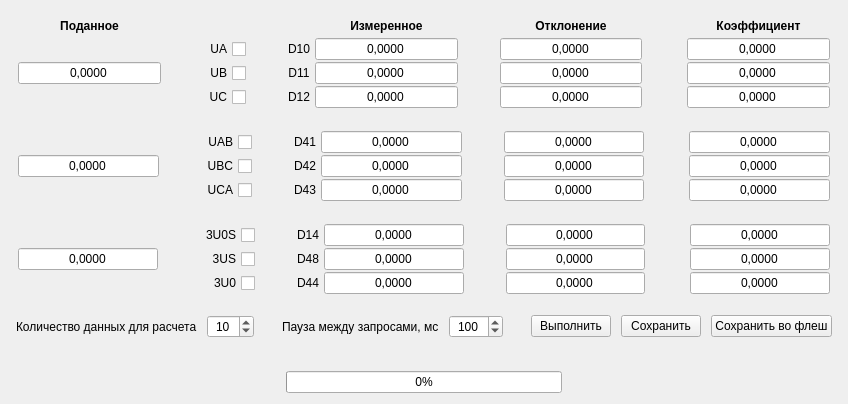
<?xml version="1.0" encoding="UTF-8"?>
<ui version="4.0">
 <class>CCalibrationWidgetPower</class>
 <widget class="QWidget" name="CCalibrationWidgetPower">
  <property name="geometry">
   <rect>
    <x>0</x>
    <y>0</y>
    <width>848</width>
    <height>404</height>
   </rect>
  </property>
  <property name="sizePolicy">
   <sizepolicy hsizetype="Fixed" vsizetype="Fixed">
    <horstretch>0</horstretch>
    <verstretch>0</verstretch>
   </sizepolicy>
  </property>
  <property name="windowTitle">
   <string>Form</string>
  </property>
  <layout class="QVBoxLayout" name="verticalLayoutMain">
   <item>
    <layout class="QVBoxLayout" name="verticalLayoutCentral">
     <property name="leftMargin">
      <number>5</number>
     </property>
     <property name="topMargin">
      <number>2</number>
     </property>
     <property name="rightMargin">
      <number>5</number>
     </property>
     <property name="bottomMargin">
      <number>2</number>
     </property>
     <item>
      <layout class="QGridLayout" name="gridLayout_1" rowstretch="0,0,0,0">
       <property name="leftMargin">
        <number>2</number>
       </property>
       <property name="topMargin">
        <number>2</number>
       </property>
       <property name="rightMargin">
        <number>2</number>
       </property>
       <property name="bottomMargin">
        <number>2</number>
       </property>
       <property name="horizontalSpacing">
        <number>5</number>
       </property>
       <property name="verticalSpacing">
        <number>2</number>
       </property>
       <item row="2" column="2">
        <widget class="QCheckBox" name="checkBoxUB">
         <property name="sizePolicy">
          <sizepolicy hsizetype="Fixed" vsizetype="Fixed">
           <horstretch>0</horstretch>
           <verstretch>0</verstretch>
          </sizepolicy>
         </property>
         <property name="toolTip">
          <string>Состояние фазы В</string>
         </property>
         <property name="layoutDirection">
          <enum>Qt::RightToLeft</enum>
         </property>
         <property name="text">
          <string>UB</string>
         </property>
        </widget>
       </item>
       <item row="2" column="0">
        <widget class="CLineEdit" name="lineEditPowerStandardPhase">
         <property name="sizePolicy">
          <sizepolicy hsizetype="Expanding" vsizetype="Fixed">
           <horstretch>0</horstretch>
           <verstretch>0</verstretch>
          </sizepolicy>
         </property>
         <property name="toolTip">
          <string>Эталонное значение</string>
         </property>
         <property name="text">
          <string>0,0000</string>
         </property>
         <property name="alignment">
          <set>Qt::AlignCenter</set>
         </property>
        </widget>
       </item>
       <item row="2" column="8">
        <spacer name="horizontalSpacer_62">
         <property name="orientation">
          <enum>Qt::Horizontal</enum>
         </property>
         <property name="sizeType">
          <enum>QSizePolicy::Fixed</enum>
         </property>
         <property name="sizeHint" stdset="0">
          <size>
           <width>40</width>
           <height>20</height>
          </size>
         </property>
        </spacer>
       </item>
       <item row="0" column="9">
        <widget class="QLabel" name="label_9">
         <property name="font">
          <font>
           <weight>75</weight>
           <bold>true</bold>
          </font>
         </property>
         <property name="text">
          <string>Коэффициент</string>
         </property>
         <property name="scaledContents">
          <bool>true</bool>
         </property>
         <property name="alignment">
          <set>Qt::AlignCenter</set>
         </property>
        </widget>
       </item>
       <item row="3" column="4">
        <widget class="QLabel" name="label_6">
         <property name="sizePolicy">
          <sizepolicy hsizetype="Fixed" vsizetype="Fixed">
           <horstretch>0</horstretch>
           <verstretch>0</verstretch>
          </sizepolicy>
         </property>
         <property name="text">
          <string>D12</string>
         </property>
         <property name="scaledContents">
          <bool>true</bool>
         </property>
         <property name="alignment">
          <set>Qt::AlignCenter</set>
         </property>
        </widget>
       </item>
       <item row="3" column="2">
        <widget class="QCheckBox" name="checkBoxUC">
         <property name="sizePolicy">
          <sizepolicy hsizetype="Fixed" vsizetype="Fixed">
           <horstretch>0</horstretch>
           <verstretch>0</verstretch>
          </sizepolicy>
         </property>
         <property name="toolTip">
          <string>Состояние фазы С</string>
         </property>
         <property name="layoutDirection">
          <enum>Qt::RightToLeft</enum>
         </property>
         <property name="text">
          <string>UC</string>
         </property>
        </widget>
       </item>
       <item row="0" column="0">
        <widget class="QLabel" name="label_7">
         <property name="font">
          <font>
           <weight>75</weight>
           <bold>true</bold>
          </font>
         </property>
         <property name="text">
          <string>Поданное</string>
         </property>
         <property name="scaledContents">
          <bool>true</bool>
         </property>
         <property name="alignment">
          <set>Qt::AlignCenter</set>
         </property>
        </widget>
       </item>
       <item row="2" column="9">
        <widget class="CLineEdit" name="lineEditFactorUB">
         <property name="sizePolicy">
          <sizepolicy hsizetype="Expanding" vsizetype="Fixed">
           <horstretch>0</horstretch>
           <verstretch>0</verstretch>
          </sizepolicy>
         </property>
         <property name="toolTip">
          <string>Расчитанный коэффициент для фазы В</string>
         </property>
         <property name="text">
          <string>0,0000</string>
         </property>
         <property name="alignment">
          <set>Qt::AlignCenter</set>
         </property>
        </widget>
       </item>
       <item row="0" column="7">
        <widget class="QLabel" name="label_10">
         <property name="font">
          <font>
           <weight>75</weight>
           <bold>true</bold>
          </font>
         </property>
         <property name="text">
          <string>Отклонение</string>
         </property>
         <property name="scaledContents">
          <bool>true</bool>
         </property>
         <property name="alignment">
          <set>Qt::AlignCenter</set>
         </property>
        </widget>
       </item>
       <item row="3" column="9">
        <widget class="CLineEdit" name="lineEditFactorUC">
         <property name="sizePolicy">
          <sizepolicy hsizetype="Expanding" vsizetype="Fixed">
           <horstretch>0</horstretch>
           <verstretch>0</verstretch>
          </sizepolicy>
         </property>
         <property name="toolTip">
          <string>Расчитанный коэффициент для фазы С</string>
         </property>
         <property name="text">
          <string>0,0000</string>
         </property>
         <property name="alignment">
          <set>Qt::AlignCenter</set>
         </property>
        </widget>
       </item>
       <item row="0" column="5">
        <widget class="QLabel" name="label_8">
         <property name="font">
          <font>
           <weight>75</weight>
           <bold>true</bold>
          </font>
         </property>
         <property name="text">
          <string>Измеренное</string>
         </property>
         <property name="scaledContents">
          <bool>true</bool>
         </property>
         <property name="alignment">
          <set>Qt::AlignCenter</set>
         </property>
        </widget>
       </item>
       <item row="2" column="4">
        <widget class="QLabel" name="label_4">
         <property name="sizePolicy">
          <sizepolicy hsizetype="Fixed" vsizetype="Fixed">
           <horstretch>0</horstretch>
           <verstretch>0</verstretch>
          </sizepolicy>
         </property>
         <property name="text">
          <string>D11</string>
         </property>
         <property name="scaledContents">
          <bool>true</bool>
         </property>
         <property name="alignment">
          <set>Qt::AlignCenter</set>
         </property>
        </widget>
       </item>
       <item row="3" column="7">
        <widget class="CLineEdit" name="lineEditDeviationUC">
         <property name="sizePolicy">
          <sizepolicy hsizetype="Expanding" vsizetype="Fixed">
           <horstretch>0</horstretch>
           <verstretch>0</verstretch>
          </sizepolicy>
         </property>
         <property name="toolTip">
          <string>Среднеквадратическое значение фазы С</string>
         </property>
         <property name="text">
          <string>0,0000</string>
         </property>
         <property name="alignment">
          <set>Qt::AlignCenter</set>
         </property>
         <property name="readOnly">
          <bool>true</bool>
         </property>
        </widget>
       </item>
       <item row="1" column="9">
        <widget class="CLineEdit" name="lineEditFactorUA">
         <property name="sizePolicy">
          <sizepolicy hsizetype="Expanding" vsizetype="Fixed">
           <horstretch>0</horstretch>
           <verstretch>0</verstretch>
          </sizepolicy>
         </property>
         <property name="toolTip">
          <string>Расчитанный коэффициент для фазы А</string>
         </property>
         <property name="text">
          <string>0,0000</string>
         </property>
         <property name="alignment">
          <set>Qt::AlignCenter</set>
         </property>
        </widget>
       </item>
       <item row="2" column="1">
        <spacer name="horizontalSpacer_63">
         <property name="orientation">
          <enum>Qt::Horizontal</enum>
         </property>
         <property name="sizeType">
          <enum>QSizePolicy::Fixed</enum>
         </property>
         <property name="sizeHint" stdset="0">
          <size>
           <width>37</width>
           <height>17</height>
          </size>
         </property>
        </spacer>
       </item>
       <item row="2" column="6">
        <spacer name="horizontalSpacer_60">
         <property name="orientation">
          <enum>Qt::Horizontal</enum>
         </property>
         <property name="sizeType">
          <enum>QSizePolicy::Fixed</enum>
         </property>
         <property name="sizeHint" stdset="0">
          <size>
           <width>37</width>
           <height>17</height>
          </size>
         </property>
        </spacer>
       </item>
       <item row="3" column="5">
        <widget class="CLineEdit" name="lineEditMeasuredD12">
         <property name="sizePolicy">
          <sizepolicy hsizetype="Expanding" vsizetype="Fixed">
           <horstretch>0</horstretch>
           <verstretch>0</verstretch>
          </sizepolicy>
         </property>
         <property name="toolTip">
          <string>&lt;html&gt;&lt;head/&gt;&lt;body&gt;&lt;p&gt;Среднее арифметическое значение фазы С&lt;/p&gt;&lt;/body&gt;&lt;/html&gt;</string>
         </property>
         <property name="text">
          <string>0,0000</string>
         </property>
         <property name="alignment">
          <set>Qt::AlignCenter</set>
         </property>
         <property name="readOnly">
          <bool>true</bool>
         </property>
        </widget>
       </item>
       <item row="2" column="5">
        <widget class="CLineEdit" name="lineEditMeasuredD11">
         <property name="sizePolicy">
          <sizepolicy hsizetype="Expanding" vsizetype="Fixed">
           <horstretch>0</horstretch>
           <verstretch>0</verstretch>
          </sizepolicy>
         </property>
         <property name="toolTip">
          <string>&lt;html&gt;&lt;head/&gt;&lt;body&gt;&lt;p&gt;Среднее арифметическое значение фазы В&lt;/p&gt;&lt;/body&gt;&lt;/html&gt;</string>
         </property>
         <property name="text">
          <string>0,0000</string>
         </property>
         <property name="alignment">
          <set>Qt::AlignCenter</set>
         </property>
         <property name="readOnly">
          <bool>true</bool>
         </property>
        </widget>
       </item>
       <item row="2" column="3">
        <spacer name="horizontalSpacer_69">
         <property name="orientation">
          <enum>Qt::Horizontal</enum>
         </property>
         <property name="sizeType">
          <enum>QSizePolicy::Fixed</enum>
         </property>
         <property name="sizeHint" stdset="0">
          <size>
           <width>37</width>
           <height>17</height>
          </size>
         </property>
        </spacer>
       </item>
       <item row="1" column="2">
        <widget class="QCheckBox" name="checkBoxUA">
         <property name="sizePolicy">
          <sizepolicy hsizetype="Fixed" vsizetype="Fixed">
           <horstretch>0</horstretch>
           <verstretch>0</verstretch>
          </sizepolicy>
         </property>
         <property name="toolTip">
          <string>Состояние фазы А</string>
         </property>
         <property name="layoutDirection">
          <enum>Qt::RightToLeft</enum>
         </property>
         <property name="text">
          <string>UA</string>
         </property>
         <property name="checked">
          <bool>false</bool>
         </property>
        </widget>
       </item>
       <item row="1" column="4">
        <widget class="QLabel" name="label_5">
         <property name="sizePolicy">
          <sizepolicy hsizetype="Fixed" vsizetype="Fixed">
           <horstretch>0</horstretch>
           <verstretch>0</verstretch>
          </sizepolicy>
         </property>
         <property name="text">
          <string>D10</string>
         </property>
         <property name="scaledContents">
          <bool>true</bool>
         </property>
         <property name="alignment">
          <set>Qt::AlignCenter</set>
         </property>
        </widget>
       </item>
       <item row="1" column="7">
        <widget class="CLineEdit" name="lineEditDeviationUA">
         <property name="sizePolicy">
          <sizepolicy hsizetype="Expanding" vsizetype="Fixed">
           <horstretch>0</horstretch>
           <verstretch>0</verstretch>
          </sizepolicy>
         </property>
         <property name="toolTip">
          <string>Среднеквадратическое значение фазы А</string>
         </property>
         <property name="text">
          <string>0,0000</string>
         </property>
         <property name="alignment">
          <set>Qt::AlignCenter</set>
         </property>
         <property name="readOnly">
          <bool>true</bool>
         </property>
        </widget>
       </item>
       <item row="1" column="5">
        <widget class="CLineEdit" name="lineEditMeasuredD10">
         <property name="sizePolicy">
          <sizepolicy hsizetype="Expanding" vsizetype="Fixed">
           <horstretch>0</horstretch>
           <verstretch>0</verstretch>
          </sizepolicy>
         </property>
         <property name="toolTip">
          <string>&lt;html&gt;&lt;head/&gt;&lt;body&gt;&lt;p&gt;Среднее арифметическое значение фазы А&lt;/p&gt;&lt;/body&gt;&lt;/html&gt;</string>
         </property>
         <property name="text">
          <string>0,0000</string>
         </property>
         <property name="alignment">
          <set>Qt::AlignCenter</set>
         </property>
         <property name="readOnly">
          <bool>true</bool>
         </property>
        </widget>
       </item>
       <item row="2" column="7">
        <widget class="CLineEdit" name="lineEditDeviationUB">
         <property name="sizePolicy">
          <sizepolicy hsizetype="Expanding" vsizetype="Fixed">
           <horstretch>0</horstretch>
           <verstretch>0</verstretch>
          </sizepolicy>
         </property>
         <property name="toolTip">
          <string>Среднеквадратическое значение фазы В</string>
         </property>
         <property name="text">
          <string>0,0000</string>
         </property>
         <property name="alignment">
          <set>Qt::AlignCenter</set>
         </property>
         <property name="readOnly">
          <bool>true</bool>
         </property>
        </widget>
       </item>
      </layout>
     </item>
     <item>
      <spacer name="verticalSpacer_9">
       <property name="orientation">
        <enum>Qt::Vertical</enum>
       </property>
       <property name="sizeType">
        <enum>QSizePolicy::Fixed</enum>
       </property>
       <property name="sizeHint" stdset="0">
        <size>
         <width>20</width>
         <height>13</height>
        </size>
       </property>
      </spacer>
     </item>
     <item>
      <layout class="QGridLayout" name="gridLayout_2" rowstretch="0,0,0">
       <property name="leftMargin">
        <number>2</number>
       </property>
       <property name="topMargin">
        <number>2</number>
       </property>
       <property name="rightMargin">
        <number>2</number>
       </property>
       <property name="bottomMargin">
        <number>2</number>
       </property>
       <property name="horizontalSpacing">
        <number>5</number>
       </property>
       <property name="verticalSpacing">
        <number>2</number>
       </property>
       <item row="2" column="4">
        <widget class="QLabel" name="label_12">
         <property name="sizePolicy">
          <sizepolicy hsizetype="Fixed" vsizetype="Fixed">
           <horstretch>0</horstretch>
           <verstretch>0</verstretch>
          </sizepolicy>
         </property>
         <property name="text">
          <string>D43</string>
         </property>
         <property name="scaledContents">
          <bool>true</bool>
         </property>
         <property name="alignment">
          <set>Qt::AlignCenter</set>
         </property>
        </widget>
       </item>
       <item row="2" column="5">
        <widget class="CLineEdit" name="lineEditMeasuredD43">
         <property name="sizePolicy">
          <sizepolicy hsizetype="Expanding" vsizetype="Fixed">
           <horstretch>0</horstretch>
           <verstretch>0</verstretch>
          </sizepolicy>
         </property>
         <property name="toolTip">
          <string>&lt;html&gt;&lt;head/&gt;&lt;body&gt;&lt;p&gt;Среднее арифметическое значение фазы С&lt;/p&gt;&lt;/body&gt;&lt;/html&gt;</string>
         </property>
         <property name="text">
          <string>0,0000</string>
         </property>
         <property name="alignment">
          <set>Qt::AlignCenter</set>
         </property>
         <property name="readOnly">
          <bool>true</bool>
         </property>
        </widget>
       </item>
       <item row="2" column="7">
        <widget class="CLineEdit" name="lineEditDeviationUCA">
         <property name="sizePolicy">
          <sizepolicy hsizetype="Expanding" vsizetype="Fixed">
           <horstretch>0</horstretch>
           <verstretch>0</verstretch>
          </sizepolicy>
         </property>
         <property name="toolTip">
          <string>Среднеквадратическое значение фазы С</string>
         </property>
         <property name="text">
          <string>0,0000</string>
         </property>
         <property name="alignment">
          <set>Qt::AlignCenter</set>
         </property>
         <property name="readOnly">
          <bool>true</bool>
         </property>
        </widget>
       </item>
       <item row="1" column="3">
        <spacer name="horizontalSpacer_70">
         <property name="orientation">
          <enum>Qt::Horizontal</enum>
         </property>
         <property name="sizeType">
          <enum>QSizePolicy::Fixed</enum>
         </property>
         <property name="sizeHint" stdset="0">
          <size>
           <width>37</width>
           <height>17</height>
          </size>
         </property>
        </spacer>
       </item>
       <item row="0" column="4">
        <widget class="QLabel" name="label_15">
         <property name="sizePolicy">
          <sizepolicy hsizetype="Fixed" vsizetype="Fixed">
           <horstretch>0</horstretch>
           <verstretch>0</verstretch>
          </sizepolicy>
         </property>
         <property name="text">
          <string>D41</string>
         </property>
         <property name="scaledContents">
          <bool>true</bool>
         </property>
         <property name="alignment">
          <set>Qt::AlignCenter</set>
         </property>
        </widget>
       </item>
       <item row="2" column="2">
        <widget class="QCheckBox" name="checkBoxUCA">
         <property name="sizePolicy">
          <sizepolicy hsizetype="Fixed" vsizetype="Fixed">
           <horstretch>0</horstretch>
           <verstretch>0</verstretch>
          </sizepolicy>
         </property>
         <property name="toolTip">
          <string>Состояние фазы С</string>
         </property>
         <property name="layoutDirection">
          <enum>Qt::RightToLeft</enum>
         </property>
         <property name="text">
          <string>UCA</string>
         </property>
        </widget>
       </item>
       <item row="1" column="5">
        <widget class="CLineEdit" name="lineEditMeasuredD42">
         <property name="sizePolicy">
          <sizepolicy hsizetype="Expanding" vsizetype="Fixed">
           <horstretch>0</horstretch>
           <verstretch>0</verstretch>
          </sizepolicy>
         </property>
         <property name="toolTip">
          <string>&lt;html&gt;&lt;head/&gt;&lt;body&gt;&lt;p&gt;Среднее арифметическое значение фазы В&lt;/p&gt;&lt;/body&gt;&lt;/html&gt;</string>
         </property>
         <property name="text">
          <string>0,0000</string>
         </property>
         <property name="alignment">
          <set>Qt::AlignCenter</set>
         </property>
         <property name="readOnly">
          <bool>true</bool>
         </property>
        </widget>
       </item>
       <item row="1" column="2">
        <widget class="QCheckBox" name="checkBoxUBC">
         <property name="sizePolicy">
          <sizepolicy hsizetype="Fixed" vsizetype="Fixed">
           <horstretch>0</horstretch>
           <verstretch>0</verstretch>
          </sizepolicy>
         </property>
         <property name="toolTip">
          <string>Состояние фазы В</string>
         </property>
         <property name="layoutDirection">
          <enum>Qt::RightToLeft</enum>
         </property>
         <property name="text">
          <string>UBC</string>
         </property>
        </widget>
       </item>
       <item row="1" column="7">
        <widget class="CLineEdit" name="lineEditDeviationUBC">
         <property name="sizePolicy">
          <sizepolicy hsizetype="Expanding" vsizetype="Fixed">
           <horstretch>0</horstretch>
           <verstretch>0</verstretch>
          </sizepolicy>
         </property>
         <property name="toolTip">
          <string>Среднеквадратическое значение фазы В</string>
         </property>
         <property name="text">
          <string>0,0000</string>
         </property>
         <property name="alignment">
          <set>Qt::AlignCenter</set>
         </property>
         <property name="readOnly">
          <bool>true</bool>
         </property>
        </widget>
       </item>
       <item row="1" column="8">
        <spacer name="horizontalSpacer_64">
         <property name="orientation">
          <enum>Qt::Horizontal</enum>
         </property>
         <property name="sizeType">
          <enum>QSizePolicy::Fixed</enum>
         </property>
         <property name="sizeHint" stdset="0">
          <size>
           <width>40</width>
           <height>20</height>
          </size>
         </property>
        </spacer>
       </item>
       <item row="1" column="0">
        <widget class="CLineEdit" name="lineEditPowerStandardPhaseLinear">
         <property name="sizePolicy">
          <sizepolicy hsizetype="Expanding" vsizetype="Fixed">
           <horstretch>0</horstretch>
           <verstretch>0</verstretch>
          </sizepolicy>
         </property>
         <property name="toolTip">
          <string>Эталонное значение</string>
         </property>
         <property name="text">
          <string>0,0000</string>
         </property>
         <property name="alignment">
          <set>Qt::AlignCenter</set>
         </property>
        </widget>
       </item>
       <item row="1" column="1">
        <spacer name="horizontalSpacer_65">
         <property name="orientation">
          <enum>Qt::Horizontal</enum>
         </property>
         <property name="sizeType">
          <enum>QSizePolicy::Fixed</enum>
         </property>
         <property name="sizeHint" stdset="0">
          <size>
           <width>37</width>
           <height>17</height>
          </size>
         </property>
        </spacer>
       </item>
       <item row="0" column="7">
        <widget class="CLineEdit" name="lineEditDeviationUAB">
         <property name="sizePolicy">
          <sizepolicy hsizetype="Expanding" vsizetype="Fixed">
           <horstretch>0</horstretch>
           <verstretch>0</verstretch>
          </sizepolicy>
         </property>
         <property name="toolTip">
          <string>Среднеквадратическое значение фазы А</string>
         </property>
         <property name="text">
          <string>0,0000</string>
         </property>
         <property name="alignment">
          <set>Qt::AlignCenter</set>
         </property>
         <property name="readOnly">
          <bool>true</bool>
         </property>
        </widget>
       </item>
       <item row="1" column="4">
        <widget class="QLabel" name="label_16">
         <property name="sizePolicy">
          <sizepolicy hsizetype="Fixed" vsizetype="Fixed">
           <horstretch>0</horstretch>
           <verstretch>0</verstretch>
          </sizepolicy>
         </property>
         <property name="text">
          <string>D42</string>
         </property>
         <property name="scaledContents">
          <bool>true</bool>
         </property>
         <property name="alignment">
          <set>Qt::AlignCenter</set>
         </property>
        </widget>
       </item>
       <item row="0" column="5">
        <widget class="CLineEdit" name="lineEditMeasuredD41">
         <property name="sizePolicy">
          <sizepolicy hsizetype="Expanding" vsizetype="Fixed">
           <horstretch>0</horstretch>
           <verstretch>0</verstretch>
          </sizepolicy>
         </property>
         <property name="toolTip">
          <string>&lt;html&gt;&lt;head/&gt;&lt;body&gt;&lt;p&gt;Среднее арифметическое значение фазы А&lt;/p&gt;&lt;/body&gt;&lt;/html&gt;</string>
         </property>
         <property name="text">
          <string>0,0000</string>
         </property>
         <property name="alignment">
          <set>Qt::AlignCenter</set>
         </property>
         <property name="readOnly">
          <bool>true</bool>
         </property>
        </widget>
       </item>
       <item row="0" column="2">
        <widget class="QCheckBox" name="checkBoxUAB">
         <property name="sizePolicy">
          <sizepolicy hsizetype="Fixed" vsizetype="Fixed">
           <horstretch>0</horstretch>
           <verstretch>0</verstretch>
          </sizepolicy>
         </property>
         <property name="toolTip">
          <string>Состояние фазы А</string>
         </property>
         <property name="layoutDirection">
          <enum>Qt::RightToLeft</enum>
         </property>
         <property name="text">
          <string>UAB</string>
         </property>
         <property name="checked">
          <bool>false</bool>
         </property>
        </widget>
       </item>
       <item row="0" column="9">
        <widget class="CLineEdit" name="lineEditFactorUAB">
         <property name="sizePolicy">
          <sizepolicy hsizetype="Expanding" vsizetype="Fixed">
           <horstretch>0</horstretch>
           <verstretch>0</verstretch>
          </sizepolicy>
         </property>
         <property name="toolTip">
          <string>Расчитанный коэффициент для фазы А</string>
         </property>
         <property name="text">
          <string>0,0000</string>
         </property>
         <property name="alignment">
          <set>Qt::AlignCenter</set>
         </property>
        </widget>
       </item>
       <item row="1" column="9">
        <widget class="CLineEdit" name="lineEditFactorUBC">
         <property name="sizePolicy">
          <sizepolicy hsizetype="Expanding" vsizetype="Fixed">
           <horstretch>0</horstretch>
           <verstretch>0</verstretch>
          </sizepolicy>
         </property>
         <property name="toolTip">
          <string>Расчитанный коэффициент для фазы В</string>
         </property>
         <property name="text">
          <string>0,0000</string>
         </property>
         <property name="alignment">
          <set>Qt::AlignCenter</set>
         </property>
        </widget>
       </item>
       <item row="2" column="9">
        <widget class="CLineEdit" name="lineEditFactorUCA">
         <property name="sizePolicy">
          <sizepolicy hsizetype="Expanding" vsizetype="Fixed">
           <horstretch>0</horstretch>
           <verstretch>0</verstretch>
          </sizepolicy>
         </property>
         <property name="toolTip">
          <string>Расчитанный коэффициент для фазы С</string>
         </property>
         <property name="text">
          <string>0,0000</string>
         </property>
         <property name="alignment">
          <set>Qt::AlignCenter</set>
         </property>
        </widget>
       </item>
       <item row="1" column="6">
        <spacer name="horizontalSpacer_61">
         <property name="orientation">
          <enum>Qt::Horizontal</enum>
         </property>
         <property name="sizeType">
          <enum>QSizePolicy::Fixed</enum>
         </property>
         <property name="sizeHint" stdset="0">
          <size>
           <width>37</width>
           <height>17</height>
          </size>
         </property>
        </spacer>
       </item>
      </layout>
     </item>
     <item>
      <spacer name="verticalSpacer_8">
       <property name="orientation">
        <enum>Qt::Vertical</enum>
       </property>
       <property name="sizeType">
        <enum>QSizePolicy::Fixed</enum>
       </property>
       <property name="sizeHint" stdset="0">
        <size>
         <width>20</width>
         <height>13</height>
        </size>
       </property>
      </spacer>
     </item>
     <item>
      <layout class="QGridLayout" name="gridLayout_3" rowstretch="0,0,0">
       <property name="leftMargin">
        <number>2</number>
       </property>
       <property name="topMargin">
        <number>2</number>
       </property>
       <property name="rightMargin">
        <number>2</number>
       </property>
       <property name="bottomMargin">
        <number>2</number>
       </property>
       <property name="horizontalSpacing">
        <number>5</number>
       </property>
       <property name="verticalSpacing">
        <number>2</number>
       </property>
       <item row="2" column="7">
        <widget class="CLineEdit" name="lineEditDeviation3U0">
         <property name="sizePolicy">
          <sizepolicy hsizetype="Expanding" vsizetype="Fixed">
           <horstretch>0</horstretch>
           <verstretch>0</verstretch>
          </sizepolicy>
         </property>
         <property name="toolTip">
          <string>Среднеквадратическое значение фазы 3I0</string>
         </property>
         <property name="text">
          <string>0,0000</string>
         </property>
         <property name="alignment">
          <set>Qt::AlignCenter</set>
         </property>
         <property name="readOnly">
          <bool>true</bool>
         </property>
        </widget>
       </item>
       <item row="0" column="4">
        <widget class="QLabel" name="label_18">
         <property name="sizePolicy">
          <sizepolicy hsizetype="Fixed" vsizetype="Fixed">
           <horstretch>0</horstretch>
           <verstretch>0</verstretch>
          </sizepolicy>
         </property>
         <property name="text">
          <string>D14</string>
         </property>
         <property name="scaledContents">
          <bool>true</bool>
         </property>
         <property name="alignment">
          <set>Qt::AlignCenter</set>
         </property>
        </widget>
       </item>
       <item row="1" column="1">
        <spacer name="horizontalSpacer_67">
         <property name="orientation">
          <enum>Qt::Horizontal</enum>
         </property>
         <property name="sizeType">
          <enum>QSizePolicy::Fixed</enum>
         </property>
         <property name="sizeHint" stdset="0">
          <size>
           <width>37</width>
           <height>17</height>
          </size>
         </property>
        </spacer>
       </item>
       <item row="0" column="5">
        <widget class="CLineEdit" name="lineEditMeasuredD14">
         <property name="sizePolicy">
          <sizepolicy hsizetype="Expanding" vsizetype="Fixed">
           <horstretch>0</horstretch>
           <verstretch>0</verstretch>
          </sizepolicy>
         </property>
         <property name="toolTip">
          <string>&lt;html&gt;&lt;head/&gt;&lt;body&gt;&lt;p&gt;Среднее арифметическое значение 3I0&lt;/p&gt;&lt;/body&gt;&lt;/html&gt;</string>
         </property>
         <property name="text">
          <string>0,0000</string>
         </property>
         <property name="alignment">
          <set>Qt::AlignCenter</set>
         </property>
         <property name="readOnly">
          <bool>true</bool>
         </property>
        </widget>
       </item>
       <item row="1" column="2">
        <widget class="QCheckBox" name="checkBox3US">
         <property name="sizePolicy">
          <sizepolicy hsizetype="Fixed" vsizetype="Fixed">
           <horstretch>0</horstretch>
           <verstretch>0</verstretch>
          </sizepolicy>
         </property>
         <property name="toolTip">
          <string>Состояние фазы В</string>
         </property>
         <property name="layoutDirection">
          <enum>Qt::RightToLeft</enum>
         </property>
         <property name="text">
          <string>3US</string>
         </property>
        </widget>
       </item>
       <item row="2" column="9">
        <widget class="CLineEdit" name="lineEditFactor3U0">
         <property name="sizePolicy">
          <sizepolicy hsizetype="Expanding" vsizetype="Fixed">
           <horstretch>0</horstretch>
           <verstretch>0</verstretch>
          </sizepolicy>
         </property>
         <property name="toolTip">
          <string>Расчитанный коэффициент для фазы 3I0</string>
         </property>
         <property name="text">
          <string>0,0000</string>
         </property>
         <property name="alignment">
          <set>Qt::AlignCenter</set>
         </property>
        </widget>
       </item>
       <item row="0" column="9">
        <widget class="CLineEdit" name="lineEditFactor3U0S">
         <property name="sizePolicy">
          <sizepolicy hsizetype="Expanding" vsizetype="Fixed">
           <horstretch>0</horstretch>
           <verstretch>0</verstretch>
          </sizepolicy>
         </property>
         <property name="toolTip">
          <string>Расчитанный коэффициент для фазы 3I0</string>
         </property>
         <property name="text">
          <string>0,0000</string>
         </property>
         <property name="alignment">
          <set>Qt::AlignCenter</set>
         </property>
        </widget>
       </item>
       <item row="1" column="5">
        <widget class="CLineEdit" name="lineEditMeasuredD48">
         <property name="sizePolicy">
          <sizepolicy hsizetype="Expanding" vsizetype="Fixed">
           <horstretch>0</horstretch>
           <verstretch>0</verstretch>
          </sizepolicy>
         </property>
         <property name="toolTip">
          <string>&lt;html&gt;&lt;head/&gt;&lt;body&gt;&lt;p&gt;Среднее арифметическое значение 3I0&lt;/p&gt;&lt;/body&gt;&lt;/html&gt;</string>
         </property>
         <property name="text">
          <string>0,0000</string>
         </property>
         <property name="alignment">
          <set>Qt::AlignCenter</set>
         </property>
         <property name="readOnly">
          <bool>true</bool>
         </property>
        </widget>
       </item>
       <item row="1" column="3">
        <spacer name="horizontalSpacer_71">
         <property name="orientation">
          <enum>Qt::Horizontal</enum>
         </property>
         <property name="sizeType">
          <enum>QSizePolicy::Fixed</enum>
         </property>
         <property name="sizeHint" stdset="0">
          <size>
           <width>37</width>
           <height>17</height>
          </size>
         </property>
        </spacer>
       </item>
       <item row="1" column="9">
        <widget class="CLineEdit" name="lineEditFactor3US">
         <property name="sizePolicy">
          <sizepolicy hsizetype="Expanding" vsizetype="Fixed">
           <horstretch>0</horstretch>
           <verstretch>0</verstretch>
          </sizepolicy>
         </property>
         <property name="toolTip">
          <string>Расчитанный коэффициент для фазы 3I0</string>
         </property>
         <property name="text">
          <string>0,0000</string>
         </property>
         <property name="alignment">
          <set>Qt::AlignCenter</set>
         </property>
        </widget>
       </item>
       <item row="1" column="6">
        <spacer name="horizontalSpacer_68">
         <property name="orientation">
          <enum>Qt::Horizontal</enum>
         </property>
         <property name="sizeType">
          <enum>QSizePolicy::Fixed</enum>
         </property>
         <property name="sizeHint" stdset="0">
          <size>
           <width>37</width>
           <height>17</height>
          </size>
         </property>
        </spacer>
       </item>
       <item row="1" column="8">
        <spacer name="horizontalSpacer_66">
         <property name="orientation">
          <enum>Qt::Horizontal</enum>
         </property>
         <property name="sizeType">
          <enum>QSizePolicy::Fixed</enum>
         </property>
         <property name="sizeHint" stdset="0">
          <size>
           <width>40</width>
           <height>20</height>
          </size>
         </property>
        </spacer>
       </item>
       <item row="1" column="0">
        <widget class="CLineEdit" name="lineEditPowerStandardDC">
         <property name="sizePolicy">
          <sizepolicy hsizetype="Expanding" vsizetype="Fixed">
           <horstretch>0</horstretch>
           <verstretch>0</verstretch>
          </sizepolicy>
         </property>
         <property name="toolTip">
          <string>Эталонное значение</string>
         </property>
         <property name="text">
          <string>0,0000</string>
         </property>
         <property name="alignment">
          <set>Qt::AlignCenter</set>
         </property>
        </widget>
       </item>
       <item row="1" column="4">
        <widget class="QLabel" name="label_20">
         <property name="sizePolicy">
          <sizepolicy hsizetype="Fixed" vsizetype="Fixed">
           <horstretch>0</horstretch>
           <verstretch>0</verstretch>
          </sizepolicy>
         </property>
         <property name="text">
          <string>D48</string>
         </property>
         <property name="scaledContents">
          <bool>true</bool>
         </property>
         <property name="alignment">
          <set>Qt::AlignCenter</set>
         </property>
        </widget>
       </item>
       <item row="0" column="2">
        <widget class="QCheckBox" name="checkBox3U0S">
         <property name="sizePolicy">
          <sizepolicy hsizetype="Fixed" vsizetype="Fixed">
           <horstretch>0</horstretch>
           <verstretch>0</verstretch>
          </sizepolicy>
         </property>
         <property name="toolTip">
          <string>Состояние фазы А</string>
         </property>
         <property name="layoutDirection">
          <enum>Qt::RightToLeft</enum>
         </property>
         <property name="text">
          <string>3U0S</string>
         </property>
         <property name="checked">
          <bool>false</bool>
         </property>
        </widget>
       </item>
       <item row="2" column="2">
        <widget class="QCheckBox" name="checkBox3U0">
         <property name="sizePolicy">
          <sizepolicy hsizetype="Fixed" vsizetype="Fixed">
           <horstretch>0</horstretch>
           <verstretch>0</verstretch>
          </sizepolicy>
         </property>
         <property name="toolTip">
          <string>Состояние фазы С</string>
         </property>
         <property name="layoutDirection">
          <enum>Qt::RightToLeft</enum>
         </property>
         <property name="text">
          <string>3U0</string>
         </property>
        </widget>
       </item>
       <item row="2" column="4">
        <widget class="QLabel" name="label_17">
         <property name="sizePolicy">
          <sizepolicy hsizetype="Fixed" vsizetype="Fixed">
           <horstretch>0</horstretch>
           <verstretch>0</verstretch>
          </sizepolicy>
         </property>
         <property name="text">
          <string>D44</string>
         </property>
         <property name="scaledContents">
          <bool>true</bool>
         </property>
         <property name="alignment">
          <set>Qt::AlignCenter</set>
         </property>
        </widget>
       </item>
       <item row="2" column="5">
        <widget class="CLineEdit" name="lineEditMeasuredD44">
         <property name="sizePolicy">
          <sizepolicy hsizetype="Expanding" vsizetype="Fixed">
           <horstretch>0</horstretch>
           <verstretch>0</verstretch>
          </sizepolicy>
         </property>
         <property name="toolTip">
          <string>&lt;html&gt;&lt;head/&gt;&lt;body&gt;&lt;p&gt;Среднее арифметическое значение 3I0&lt;/p&gt;&lt;/body&gt;&lt;/html&gt;</string>
         </property>
         <property name="text">
          <string>0,0000</string>
         </property>
         <property name="alignment">
          <set>Qt::AlignCenter</set>
         </property>
         <property name="readOnly">
          <bool>true</bool>
         </property>
        </widget>
       </item>
       <item row="0" column="7">
        <widget class="CLineEdit" name="lineEditDeviation3U0S">
         <property name="sizePolicy">
          <sizepolicy hsizetype="Expanding" vsizetype="Fixed">
           <horstretch>0</horstretch>
           <verstretch>0</verstretch>
          </sizepolicy>
         </property>
         <property name="toolTip">
          <string>Среднеквадратическое значение фазы 3I0</string>
         </property>
         <property name="text">
          <string>0,0000</string>
         </property>
         <property name="alignment">
          <set>Qt::AlignCenter</set>
         </property>
         <property name="readOnly">
          <bool>true</bool>
         </property>
        </widget>
       </item>
       <item row="1" column="7">
        <widget class="CLineEdit" name="lineEditDeviation3US">
         <property name="sizePolicy">
          <sizepolicy hsizetype="Expanding" vsizetype="Fixed">
           <horstretch>0</horstretch>
           <verstretch>0</verstretch>
          </sizepolicy>
         </property>
         <property name="toolTip">
          <string>Среднеквадратическое значение фазы 3I0</string>
         </property>
         <property name="text">
          <string>0,0000</string>
         </property>
         <property name="alignment">
          <set>Qt::AlignCenter</set>
         </property>
         <property name="readOnly">
          <bool>true</bool>
         </property>
        </widget>
       </item>
      </layout>
     </item>
     <item>
      <spacer name="verticalSpacer_7">
       <property name="orientation">
        <enum>Qt::Vertical</enum>
       </property>
       <property name="sizeType">
        <enum>QSizePolicy::Fixed</enum>
       </property>
       <property name="sizeHint" stdset="0">
        <size>
         <width>20</width>
         <height>13</height>
        </size>
       </property>
      </spacer>
     </item>
     <item>
      <layout class="QHBoxLayout" name="horizontalLayout">
       <property name="spacing">
        <number>10</number>
       </property>
       <item>
        <widget class="QLabel" name="label_13">
         <property name="text">
          <string>Количество данных для расчета</string>
         </property>
        </widget>
       </item>
       <item>
        <widget class="QSpinBox" name="spinBoxSetDataCount">
         <property name="alignment">
          <set>Qt::AlignCenter</set>
         </property>
         <property name="minimum">
          <number>1</number>
         </property>
         <property name="maximum">
          <number>100</number>
         </property>
         <property name="value">
          <number>10</number>
         </property>
        </widget>
       </item>
       <item>
        <spacer name="horizontalSpacer_2">
         <property name="orientation">
          <enum>Qt::Horizontal</enum>
         </property>
         <property name="sizeHint" stdset="0">
          <size>
           <width>40</width>
           <height>20</height>
          </size>
         </property>
        </spacer>
       </item>
       <item>
        <widget class="QLabel" name="label_14">
         <property name="text">
          <string>Пауза между запросами, мс</string>
         </property>
        </widget>
       </item>
       <item>
        <widget class="QSpinBox" name="spinBoxPauseRequest">
         <property name="sizePolicy">
          <sizepolicy hsizetype="Fixed" vsizetype="Fixed">
           <horstretch>0</horstretch>
           <verstretch>0</verstretch>
          </sizepolicy>
         </property>
         <property name="alignment">
          <set>Qt::AlignCenter</set>
         </property>
         <property name="minimum">
          <number>2</number>
         </property>
         <property name="maximum">
          <number>1000</number>
         </property>
         <property name="value">
          <number>100</number>
         </property>
        </widget>
       </item>
       <item>
        <spacer name="horizontalSpacer_3">
         <property name="orientation">
          <enum>Qt::Horizontal</enum>
         </property>
         <property name="sizeHint" stdset="0">
          <size>
           <width>40</width>
           <height>20</height>
          </size>
         </property>
        </spacer>
       </item>
       <item>
        <widget class="QPushButton" name="pushButtonCalibration">
         <property name="text">
          <string>Выполнить</string>
         </property>
         <property name="checkable">
          <bool>true</bool>
         </property>
        </widget>
       </item>
       <item>
        <widget class="QPushButton" name="pushButtonApply">
         <property name="text">
          <string>Сохранить</string>
         </property>
        </widget>
       </item>
       <item>
        <widget class="QPushButton" name="pushButtonSaveToFlash">
         <property name="text">
          <string>Сохранить во флеш</string>
         </property>
        </widget>
       </item>
      </layout>
     </item>
    </layout>
   </item>
   <item>
    <spacer name="verticalSpacer">
     <property name="orientation">
      <enum>Qt::Vertical</enum>
     </property>
     <property name="sizeType">
      <enum>QSizePolicy::Fixed</enum>
     </property>
     <property name="sizeHint" stdset="0">
      <size>
       <width>20</width>
       <height>25</height>
      </size>
     </property>
    </spacer>
   </item>
   <item>
    <layout class="QHBoxLayout" name="horizontalLayout_3">
     <item>
      <spacer name="horizontalSpacer_4">
       <property name="orientation">
        <enum>Qt::Horizontal</enum>
       </property>
       <property name="sizeHint" stdset="0">
        <size>
         <width>40</width>
         <height>20</height>
        </size>
       </property>
      </spacer>
     </item>
     <item>
      <widget class="QProgressBar" name="progressBarDataSet">
       <property name="value">
        <number>0</number>
       </property>
       <property name="alignment">
        <set>Qt::AlignCenter</set>
       </property>
      </widget>
     </item>
     <item>
      <spacer name="horizontalSpacer_5">
       <property name="orientation">
        <enum>Qt::Horizontal</enum>
       </property>
       <property name="sizeHint" stdset="0">
        <size>
         <width>40</width>
         <height>20</height>
        </size>
       </property>
      </spacer>
     </item>
    </layout>
   </item>
  </layout>
 </widget>
 <customwidgets>
  <customwidget>
   <class>CLineEdit</class>
   <extends>QLineEdit</extends>
   <header>clineedit.h</header>
  </customwidget>
 </customwidgets>
 <resources/>
 <connections/>
</ui>
